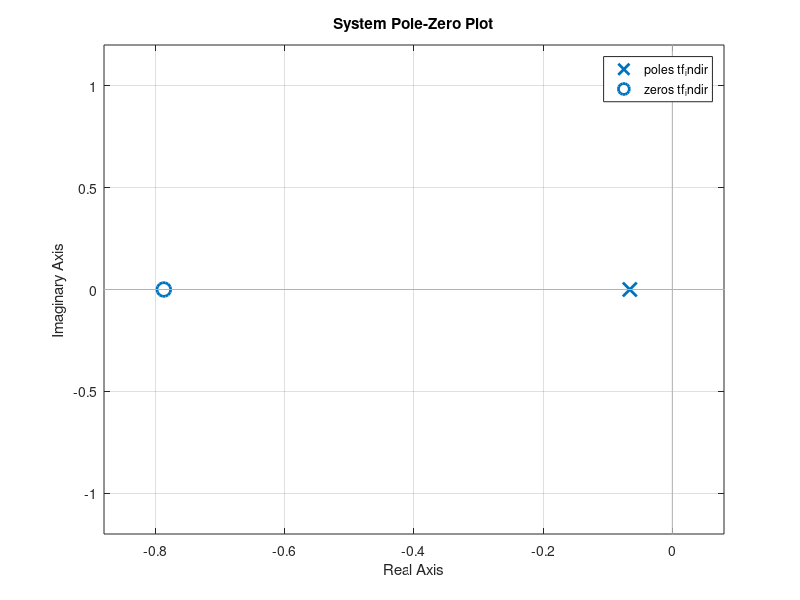
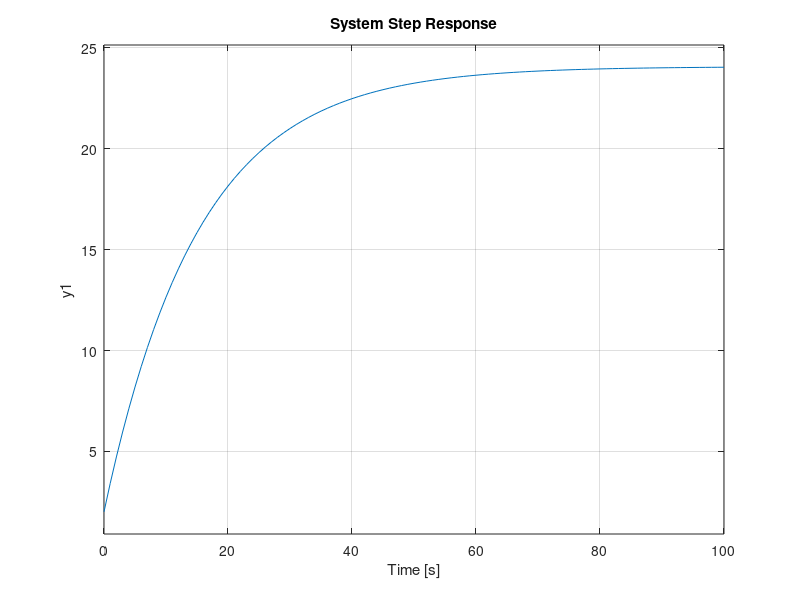

Here is the MATLAB script that generated these plots, in order: (Note: this script raises an error after producing the figures.)
%% Senior Project Model Definition
% Blake Capella - 10/18/19

%Constants

M = 0.5;               %Rate of Mass traveling through system [L/min] Experimnetally determined
m_resevoir_a = 0.635;   %Mass of water in one resevoir [Kg]
c_bar = 4.183;          %specific heat of Water [KJ/Kg * K]
k_ax = 13.5;            %Heat transfer coeffecient of Resevoir & Environment [J/m^2*s*K] 
k_bx = 3.329;            %Heat transfer coeffecient of Bladder & Hand [J/m^2*s*K] 
f_ax = 0.0393;  %Contact Area of Resevoir and Environment [m^2]
f_bx = 0.0261;          %Contact Area of Bladder & Hand [m^2] (Area of top avg male hand)
C_a = m_resevoir_a*c_bar; %Heat capacity of water [KJ*K]
C_bs = 1.321;           %Heat capacity of hand [KJ/K]

%Creation of Transfer Functions
num_i = [C_a (M*c_bar)];
denom_i = [C_bs k_bx*f_bx];
tf_indir = tf(num_i,denom_i);

figure(1)
pzmap(tf_indir)
title("System Pole-Zero Plot")
grid on
figure(2)
step(tf_indir)
title("System Step Response")

%Convert to SS
[A,B,C,D] = tf2ss(tf_indir.Numerator{1,:},tf_indir.Denominator{1,:});

%Controllability Check
co = rank(ctrb(A,B));

%Observability Check
ob = rank(obsv(A,C));